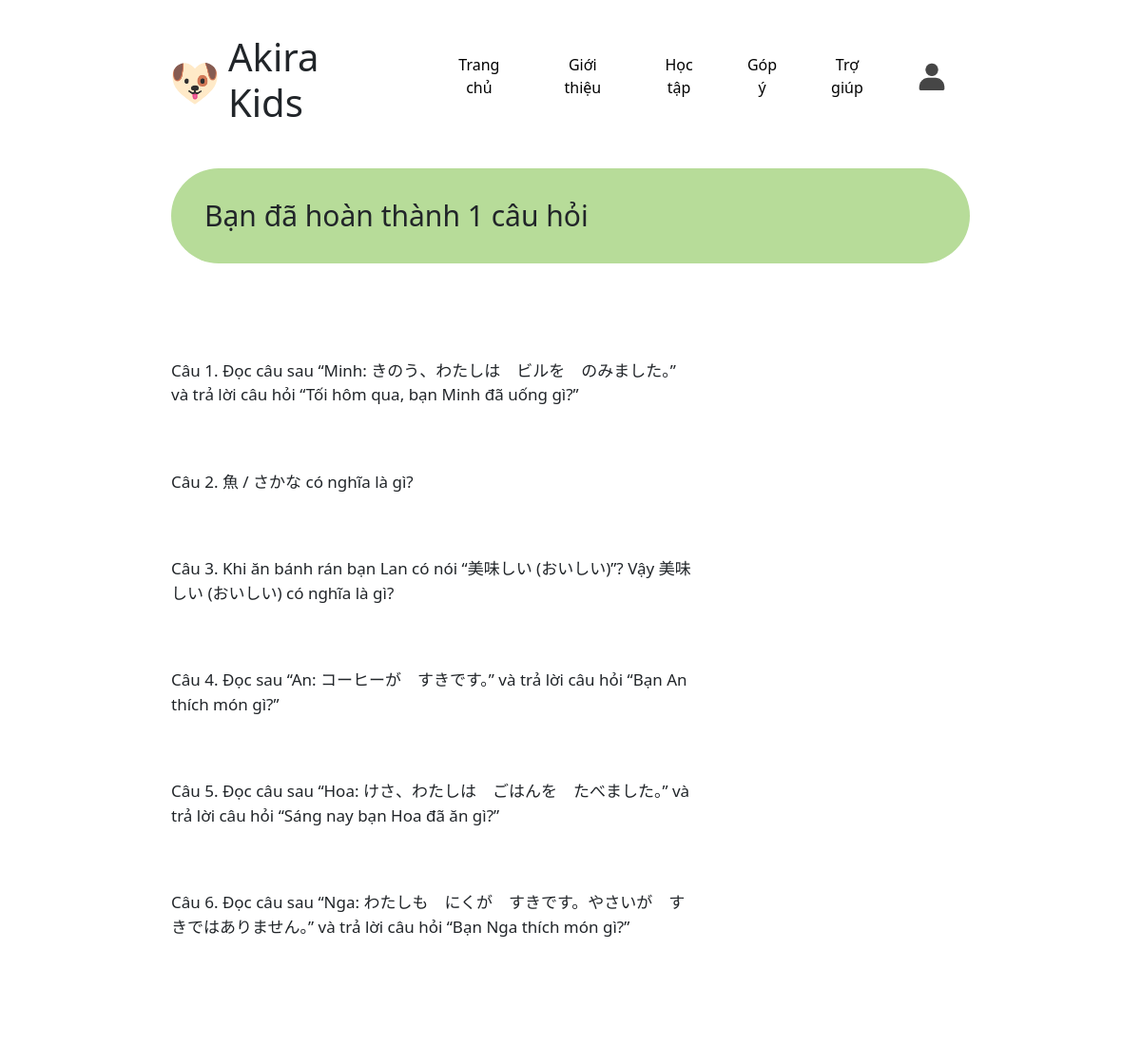
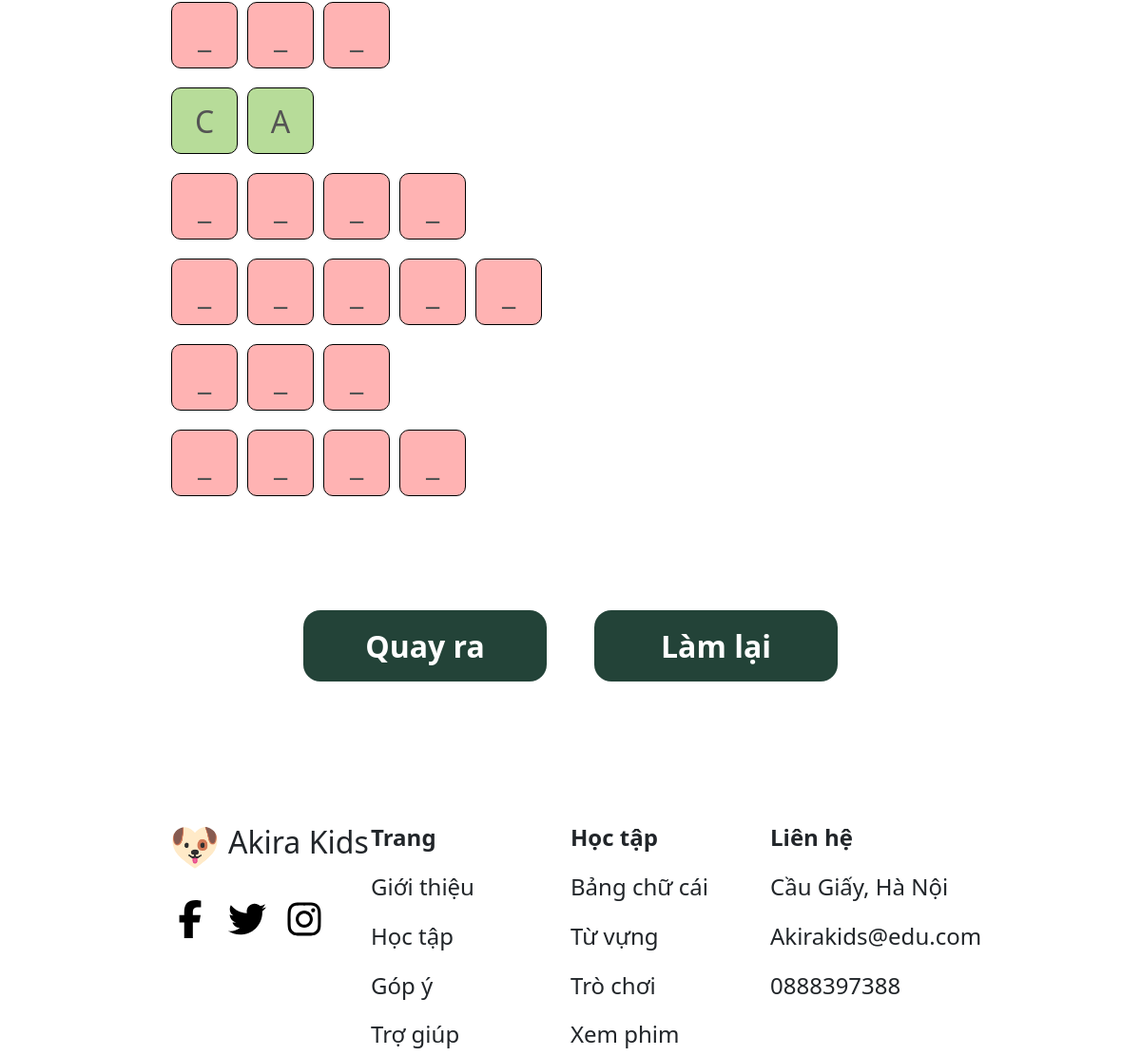
The app's page /crossword/result/3/ (signed in) with its own data (2 pictures, top to bottom).
### user/models.py (models this page shows, shortened)
class Profile(models.Model):
    user = models.OneToOneField(User,on_delete = models.CASCADE)
    fullname= models.CharField(max_length=100,default='hello world')
    image = models.ImageField(upload_to='profile_pictures',default='default_avatar.png')
    location = models.CharField(max_length=100,blank=True)
    age = models.IntegerField(validators=[MinValueValidator(1),MaxValueValidator(100)],default=10)
    GENDER_CHOICES = (
        ('M', 'Male'),
        ('F', 'Female'),
        ('O', 'Other'),
    )
    gender = models.CharField(max_length=1, choices=GENDER_CHOICES,default='O')

### crossword/models.py (models this page shows, shortened)
class Word(models.Model):
    crossmap = models.ForeignKey(Crossmap,on_delete = models.CASCADE)
    text = models.CharField(max_length = 20)
    row = models.PositiveSmallIntegerField()
    clue = models.CharField(blank = True, max_length=500)

### crossword/views.py (the view)
# urls.py: path('result/<int:id>/',views.crossword_result,name='result'),
@login_required
def crossword_result(request,id):
    crossmap=get_object_or_404(Crossmap, pk=id)
    words = Word.objects.filter(crossmap=crossmap).order_by('row')
    words_clue = list(words.values_list('clue',flat=True))
    crossmap_result=CrossmapResult.objects.filter(user=request.user,crossmap=crossmap).first()
    word_result=WordResult.objects.filter(crossmap_result=crossmap_result)
    word_result_text = list(word_result.values_list('text',flat=True))
    words_json = json.dumps(word_result_text)
    check_word= list(word_result.values_list('wordCheck',flat=True))
    check_json = json.dumps(check_word)
    print(words_json)
    context={
        'title':crossmap.title,
        'score':crossmap_result.score,
        'words':words_json,
        'clue':words_clue,
        'check':check_json,
        'crossmap':crossmap,
    }
    return render(request,'crossword/crossword_result.html',context)

### crossword/templates/crossword/crossword_result.html (shortened to what this page needs)
{% extends 'base.html' %} {% load static %} {% block head %}
<link
  rel="stylesheet"
  href="{% static 'crossword/style.css' %}"
/>
{% endblock %} {% block content %}
<section>
  <div id="score">Bạn đã hoàn thành {{score}} câu hỏi</div>
</section>
<section class="crossmap">
  <div id="crossword">
    <table>
      <tr>
        <td class="crossword_clue">
          {% for item in clue %}
          <p>{{item}}</p>
          {% endfor %}
        </td>
      </tr>
    </table>
  </div>
</section>
<div
  class="center"
  style="margin-bottom: 150px"
>
  <a
    href="{% url 'crossword:cross_list' 0 %}"
    class="button-dft"
    >Quay ra</a
  >
  <a
    href="{% url 'crossword:crossword' 0 crossmap.id %}"
    class="button-dft"
    >Làm lại</a
  >
</div>
{% endblock %}

### templates/base.html (shortened to what this page needs)
{% load static %}
<!DOCTYPE html>
<html lang="en">
  <head>
    <link
      rel="stylesheet"
      href="{% static 'css/style.css' %}"
    />
    <link
      href="https://cdn.jsdelivr.net/npm/bootstrap@5.3.3/dist/css/bootstrap.min.css"
      rel="stylesheet"
    />
    {% block head %} {% endblock %}
  </head>
  <body>
    <header>
      <div class="header_logo">
        <img
          src="{% static 'img/logo.png' %}"
          alt=" logo"
          style="width: 50x; height: 50px; margin-right: 10px"
        />
        <h1>Akira Kids</h1>
      </div>
      <nav class="nav_bar">
        <ul>
          <li>
            <a href="/">Trang chủ</a>
          </li>
          <li>
            <a href="#">Giới thiệu</a>
          </li>
          <li class="dropdown">
            <a href="{% url 'learning:index' %}">Học tập</a>
          </li>
          <li>
            <a href="#">Góp ý</a>
          </li>
          <li>
            <a href="#">Trợ giúp</a>
          </li>
          <li>
            {% if user.is_authenticated %}
            <div class="dropdown">
              <img
                src="{{user.profile.image.url}}"
                alt=""
                id="avatar-nav"
              />
            </div>
            {% else %}
            <a href="{% url 'user:login' %}">Đăng nhập</a>
            {% endif %}
          </li>
        </ul>
      </nav>
    </header>
    {% block content %} {% endblock %}
    <footer>
      <div class="col_40">
        <div class="footer_logo">
          <img
            src="{% static 'img/logo.png' %}"
            alt=""
            style="width: 50x; height: 50px; margin-right: 10px"
          />
          <h2>Akira Kids</h2>
        </div>
        <div class="social_logo">
          <img
            class="social_item"
            src="{% static 'img/facebook.svg' %}"
            alt=""
          />
          <img
            class="social_item"
            src="{% static 'img/twitter.svg' %}"
            alt=""
          />
          <img
            class="social_item"
            src="{% static 'img/insta.svg' %}"
            alt=""
          />
        </div>
      </div>
      <div class="col_20">
        <h4 class="footer_title">Trang</h4>
        <h4>Giới thiệu</h4>
        <h4>Học tập</h4>
        <h4>Góp ý</h4>
        <h4>Trợ giúp</h4>
      </div>
      <div class="col_20">
        <h4 class="footer_title">Học tập</h4>
        <h4>Bảng chữ cái</h4>
        <h4>Từ vựng</h4>
        <h4>Trò chơi</h4>
        <h4>Xem phim</h4>
      </div>
      <div class="col_20">
        <h4 class="footer_title">Liên hệ</h4>
        <h4>Cầu Giấy, Hà Nội</h4>
        <h4>Akirakids@edu.com</h4>
        <h4>0888397388</h4>
      </div>
    </footer>
  </body>
</html>

### static/css/style.css (style rules this page uses)
:root { --primary-1: #234338; --primary-2: #e7f3dd; --typography: "Be Vietnam Pro", sans-serif; }
* { margin: 0; padding: 0; box-sizing: border-box; }
body { font-family: "Be Vietnam Pro", sans-serif; }
header, footer, section { padding: 0 180px; }
footer { display: flex; flex-wrap: wrap; }
footer h4 { font-weight: 400; }
section { margin-bottom: 100px; }
h1 { font-size: 40px; font-size: 400; }
h2 { font-size: 36px; }
h4 { font-size: 25px; }
p { font-size: 22px; }
.button-dft { display: flex; height: 75px; width: 256px; background-color: var(--primary-1); color: white; border-radius: 18px; font-size: 32px; font-weight: 600; line-height: 23px; letter-spacing: 2%; text-align: center; text-decoration: none; justify-content: center; align-items: center; }
header { width: 100%; height: 100px; margin: 2.4rem 0; display: flex; justify-content: space-between; align-items: center; background-color: white; }
header .header_logo { display: flex; align-items: center; }
nav ul { display: flex; list-style-type: none; align-items: center; }
nav ul li { text-align: center; display: inline; margin: 20px; }
nav a { text-decoration: none; color: black; }
.col_40 { flex: 1; width: 40%px; display: flex; flex-direction: column; }
.col_20 { flex: 1; width: 20%; display: flex; flex-direction: column; gap: 15px; }
.footer_logo { display: flex; }
.footer_title { font-weight: 800; }
.social_logo { display: flex; margin-top: 30px; gap: 20px; }
.social_item { width: 40px; height: 40px; }
.dropdown { position: relative; display: inline-block; }
#avatar-nav { width: 40px; height: 40px; border-radius: 50%; cursor: pointer; }

### crossword/static/crossword/style.css (style rules this page uses)
.crossmap { display: flex; flex-wrap: wrap; }
.crossword_clue { display: flex; flex-direction: column; gap: 50px; width: 550px; }
.crossword_clue p { font-size: 17px; }
#crossword { gap: 100px; display: flex; flex-wrap: wrap; }
tr { height: 70px; }
.center { width: 100%; align-items: center; justify-content: center; display: flex; gap: 50px; }
#score { display: flex; width: 100%; background-color: #b7dc99; align-items: center; font-size: 30px; height: 100px; padding-left: 35px; border-radius: 50px; }

### records on screen
Word: clue "Câu 1. Đọc câu sau “Minh: きのう、わたしは ビルを のみました。” và trả lời câu hỏi “Tối hôm qua, bạn Minh đã uống gì?”"
Word: clue "Câu 2. 魚 / さかな có nghĩa là gì?"
Word: clue "Câu 3. Khi ăn bánh rán bạn Lan có nói “美味しい (おいしい)”? Vậy 美味しい (おいしい) có nghĩa là gì?"
Word: clue "Câu 4. Đọc sau “An: コーヒーが すきです。” và trả lời câu hỏi “Bạn An thích món gì?”"
Word: clue "Câu 5. Đọc câu sau “Hoa: けさ、わたしは ごはんを たべました。” và trả lời câu hỏi “Sáng nay bạn Hoa đã ăn gì?”"
Word: clue "Câu 6. Đọc câu sau “Nga: わたしも にくが すきです。やさいが すきではありません。” và trả lời câu hỏi “Bạn Nga thích món gì?”"

### other values on screen
{{ score }} "1"
